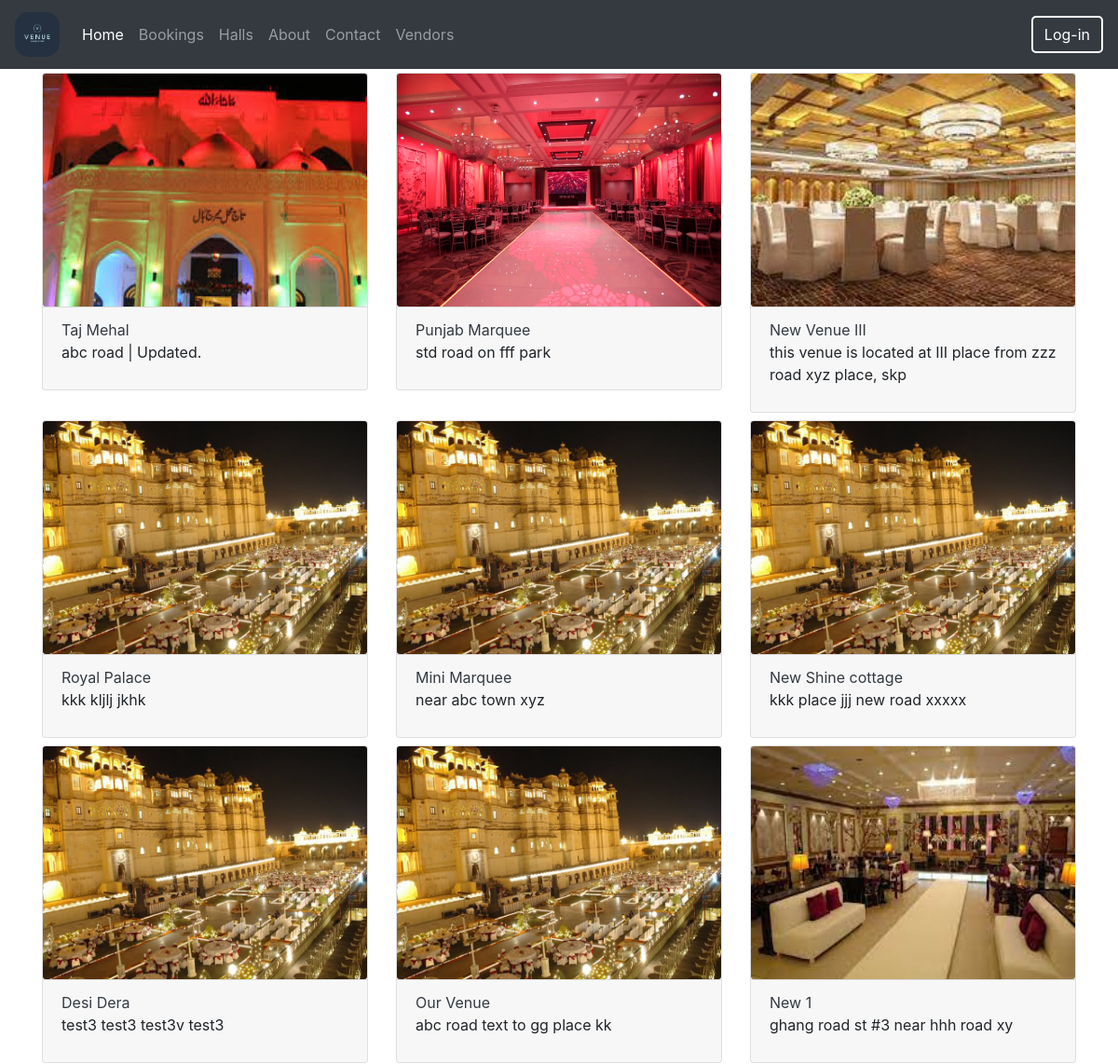
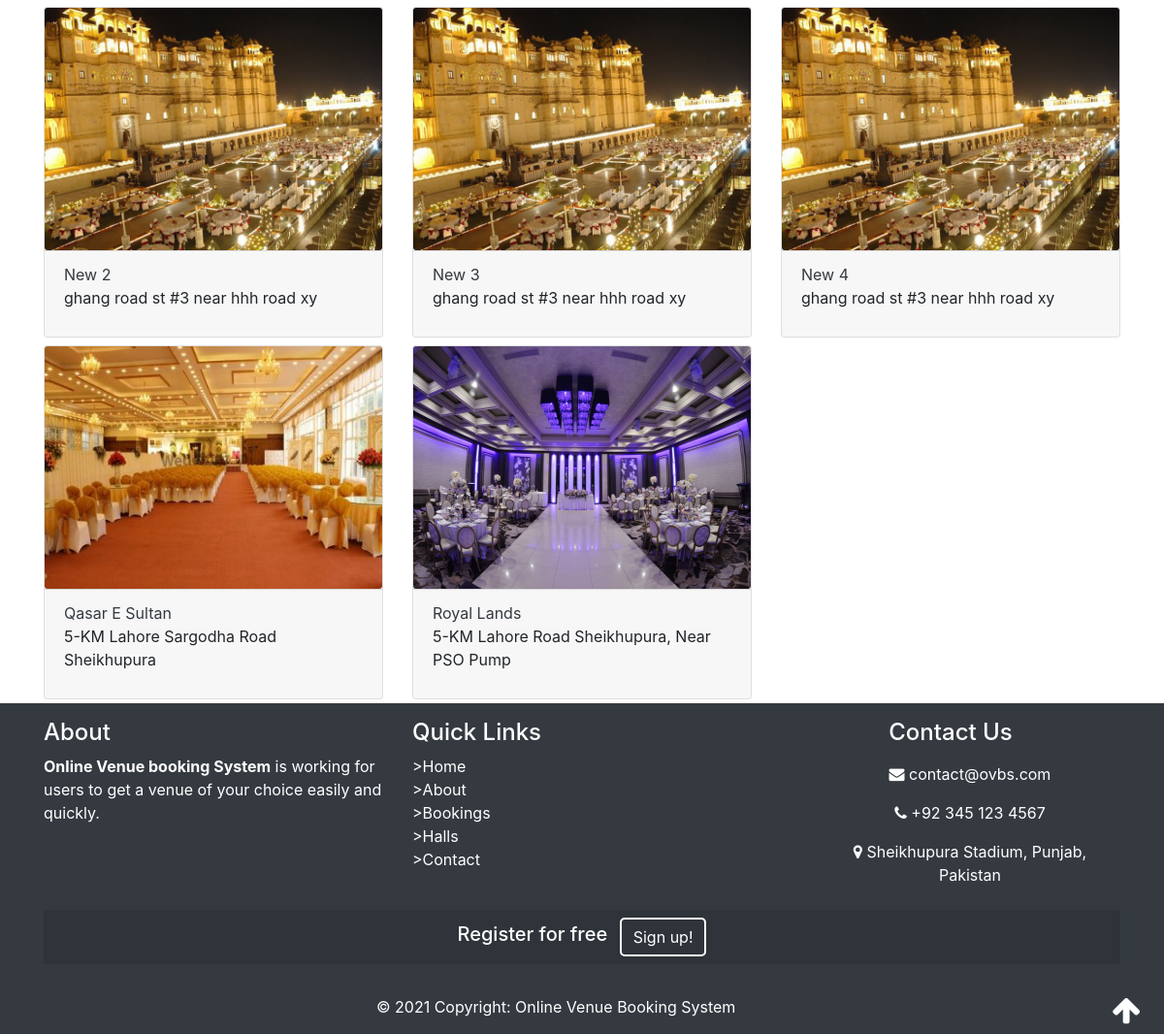
The app's page /VenueBookingSystem/Halls.php with its own data (2 pictures, top to bottom).
### tables this page shows
CREATE TABLE `venues` (
  `id` int(6) NOT NULL,
  `name` varchar(30) NOT NULL,
  `address` text NOT NULL,
  `description` text NOT NULL,
  `price` int(11) NOT NULL,
  `venue_status` int(6) NOT NULL DEFAULT 1,
  `vendor_id` int(11) NOT NULL DEFAULT 1,
  `availability` int(6) NOT NULL DEFAULT 1,
  `image` int(11) NOT NULL DEFAULT 50
);

CREATE TABLE `images` (
  `id` int(11) NOT NULL,
  `name` varchar(200) NOT NULL
);

### VenueBookingSystem/Halls.php (the view, shortened to what this page needs)
<?php
include 'Header.php';
?>
<div class="container ">
<div class="row">
<?php
 $sql = "SELECT * FROM venues ";
 $result = mysqli_query($connection, $sql);
 while ($num = mysqli_fetch_assoc($result)) {
?>
<div class="col-4">
    <div class="card mt-1 mb-1">
    <?php
        $images = "SELECT * FROM images WHERE id='".$num['image']."' LIMIT 1";
        $res_image = mysqli_query($connection, $images);
        $img = mysqli_fetch_assoc($res_image);
        if ($img >0) {
    ?>
    <div>
    <img class="card-img" src="./Includes/uploads/<?php echo $img['name']; ?>"
    width="250px" height="250px">
    </div>
    <?php
    }
    else{
        ?>
        <div>
    <img class="card-img" src="./Includes/media/Default-venue.jpg" alt="" srcset=""
    width="250px" height="250px">
    </div>
    <?php }?>
    <div class="card-footer">
    <a class="text-dark" href="ShowDetails.php?venue_id=<?php echo $num["id"] ?>" type="button"><?php echo $num['name'];?></a>
    <p><?php echo $num["address"] ?></p>
    </div>
    </div>
</div>
<?php } ?>
</div>
</div>
<?php
include 'Footer.php';
?>

### VenueBookingSystem/Header.php (shortened to what this page needs)
<!DOCTYPE html>
<html lang="en">
<head>
    <link rel="stylesheet" href="./Includes/bootstrap/css/bootstrap.min.css">
    <link rel="stylesheet" href="./Includes/font-awesome/css/font-awesome.min.css">
    <link rel="stylesheet" href="./Includes/css/style.css">
</head>
<body id="Top">
  <nav class="navbar navbar-expand-sm navbar-dark bg-dark">
      <a class="navbar-brand" href="./Index.php">
    <img class="logo" src="./Includes/media/logo.png" alt="">
    </a>
      <div class="collapse navbar-collapse" id="collapsibleNavId">
          <ul class="navbar-nav mr-auto mt-2 mt-lg-0">
              <li class="nav-item active">
                  <a class="nav-link" href="./Index.php">Home <span class="sr-only">(current)</span></a>
              </li>
              <li class="nav-item">
                  <a class="nav-link" href="./Bookings.php">Bookings</a>
              </li>
              <li class="nav-item">
                  <a class="nav-link" href="./Halls.php">Halls</a>
              </li>
              <li class="nav-item">
                <a class="nav-link" href="./About.php">About</a>
            </li>
            <li class="nav-item">
                <a class="nav-link" href="./Contact.php">Contact</a>
            </li>
            <li class="nav-item">
              <a class="nav-link" href="./Vendors.php">Vendors</a>
          </li>
          </ul>
          <?php
          if (!empty($_SESSION['username'])) {
          ?>
           <ul class="navbar-nav mt-2 mt-lg-0">
            <li class="nav-item">
                <a class="nav-link dropdown-toggle" href="#" id="dropdownId" data-toggle="dropdown" aria-haspopup="true"
                    aria-expanded="false">
                      <?php
                     echo $_SESSION["username"];
                      ?>
                    </a>
                <div class="dropdown-menu dropdown-menu-right" aria-labelledby="dropdownId">
                    <a class="dropdown-item" href="./Dashboard.php">Dashboard</a>
                    <a class="dropdown-item" href="./Profile.php">Settings</a>
                    <a class="dropdown-item text-danger" href="./Logout.php">Logout</a>
                </div>
            </li>
        </ul>
      <?php
                     }
      else{
          echo '<button type="button" class="btn btn-outline-white" data-toggle="modal" data-target="#LoginModal">Log-in</button>';
          }
        ?>
      </div>
  </nav>

### VenueBookingSystem/Footer.php (shortened to what this page needs)
<footer class="bg-dark text-white pt-3">
  <div class="container">
    <div class="row">
    <div class="col-4">
    <h4 class="">About</h4>
      <p><b>Online Venue booking System</b> is working for users to get a venue of your choice easily and quickly.
      </p>
    </div>
    <div class="col-4">
    <h4 class="">Quick Links</h4>
      <ul class="p-0">
        <li class="nav-link p-0"><a class="text-white" href="./Index.php">>Home</a></li>
        <li class="nav-link p-0"><a class="text-white" href="./About.php">>About</a></li>
        <li class="nav-link p-0"><a class="text-white" href="./Bookings.php">>Bookings</a></li>
        <li class="nav-link p-0"><a class="text-white" href="./Halls.php">>Halls</a></li>
        <li class="nav-link p-0"><a class="text-white" href="./Contact.php">>Contact</a></li>
      </ul>
    </div>
    <div class="col-4 text-center">
    <h4 class="">Contact Us</h4>
      <ul class="">
        <li class="nav-link">
        <span><i class="fa fa-envelope"></i> contact@ovbs.com</span>
        </li>
        <li class="nav-link">
        <span><i class="fa fa-phone"></i> +92 345 123 4567</span>
        </li>
        <li class="nav-link">
        <span> <i class="fa fa-map-marker"></i> Sheikhupura Stadium, Punjab, Pakistan</span>
        </li>
      </ul>
    </div>
  </div>
    <ul class="list-unstyled list-inline text-center py-2 footer-register">
      <li class="list-inline-item">
        <h5 class="mb-1">Register for free</h5>
      </li>
      <li class="list-inline-item">
        <a href="#" data-toggle="modal" data-target="#RegisterModal" class="btn btn-outline-white">Sign up!</a>
      </li>
    </ul>
  </div>
  <div class="footer-copyright text-center py-3">© 2021 Copyright:
    <a class="text-white" href="./Index.php"> Online Venue Booking System</a>
    <a href="#Top"><i class="fa fa-arrow-up fa-2x text-white float-right pr-4"
    aria-hidden="true"></i></a>
  </div>
</footer>
</body>
</html>

### VenueBookingSystem/Includes/css/style.css (style rules this page uses)
.logo { width: 48px; height: 48px; border-radius: 15px; }
.btn-outline-white { border: 2px solid white; border-radius: 5px; color: white; }
.footer-register { background-color: #2e3439 ; }

### records on screen
venues: image.name (picture), name "Taj Mehal", address "abc road | Updated."
venues: image.name (picture), name "Punjab Marquee", address "std road on fff park"
venues: image.name (picture), name "New Venue III", address "this venue is located at III place from zzz road xyz place, skp"
venues: image.name (picture), name "Royal Palace", address "kkk kljlj jkhk"
venues: name "Mini Marquee", address "near abc town xyz"
venues: name "New Shine cottage", address "kkk place jjj new road xxxxx"
venues: name "Desi Dera", address "test3 test3 test3v test3"
venues: name "Our Venue", address "abc road text to gg place kk"
venues: image.name (picture), name "New 1", address "ghang road st #3 near hhh road xy"
venues: name "New 2", address "ghang road st #3 near hhh road xy"
venues: name "New 3", address "ghang road st #3 near hhh road xy"
venues: name "New 4", address "ghang road st #3 near hhh road xy"
venues: image.name (picture), name "Qasar E Sultan", address "5-KM Lahore Sargodha Road Sheikhupura"
venues: image.name (picture), name "Royal Lands", address "5-KM Lahore Road Sheikhupura, Near PSO Pump"
